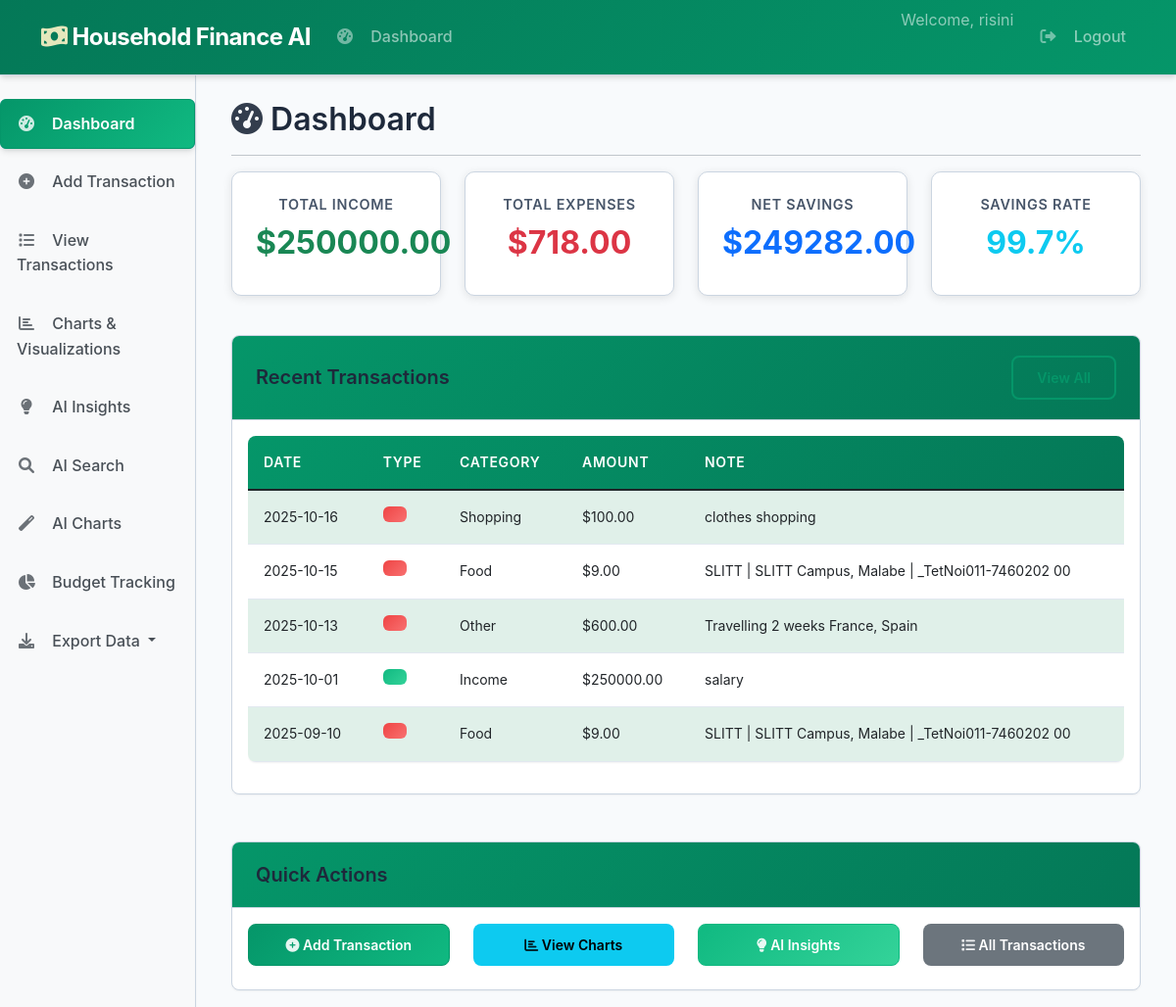
Before: /dashboard (signed in, upper part) with the older database file.
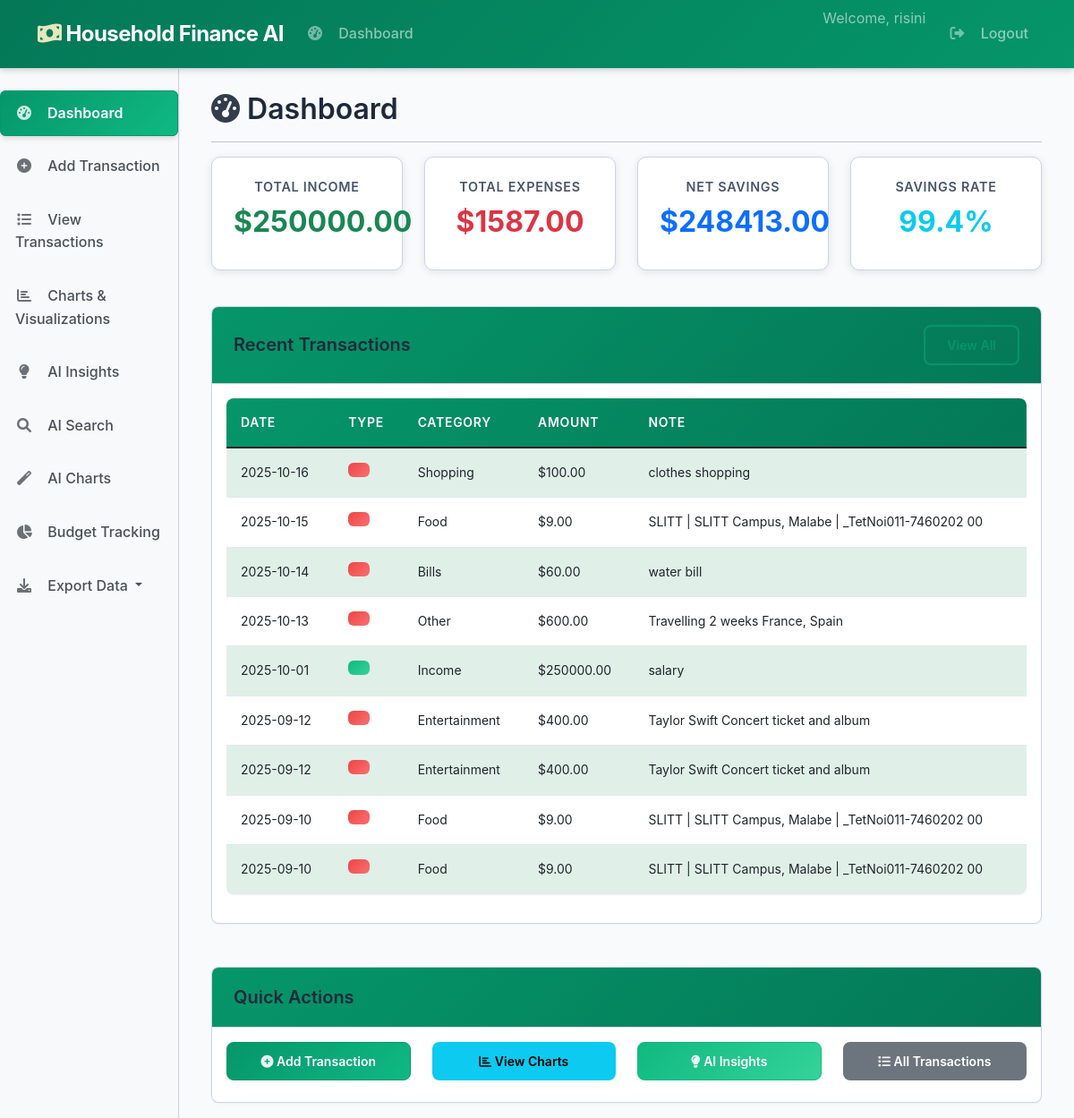
After: the same page with the newer database file.
### core/database.py (models this page shows, shortened)
class Transaction(db.Model):
    __tablename__ = "transactions"
    id = db.Column(db.Integer, primary_key=True)
    user_id = db.Column(db.Integer, db.ForeignKey("users.id"), nullable=False)
    type = db.Column(db.String(20), nullable=False)  # ✅ This should be 'type' not 't_type'
    category = db.Column(db.String(100), nullable=False)
    amount = db.Column(db.Float, nullable=False)
    date = db.Column(db.Date, nullable=False, default=datetime.utcnow)
    note = db.Column(db.Text, nullable=True)
    created_at = db.Column(db.DateTime, default=datetime.utcnow)
    user = db.relationship("User", back_populates="transactions")

### app/routes/transactions.py (the view)
@transactions_bp.route('/')
@transactions_bp.route('/dashboard')
@login_required
def dashboard():
    transactions = collector.get_user_transactions(current_user.id)
    if not transactions:
        return render_template('dashboard.html', title='Dashboard',
                             transactions=[], metrics={}, anomalies=[], summary={},
                             show_welcome=True)
    df = collector.get_transactions_df(current_user.id)
    total_income = df[df['type'].str.lower() == 'income']['amount'].sum()
    total_expense = df[df['type'].str.lower() == 'expense']['amount'].sum()
    savings = total_income - total_expense
    savings_rate = (savings / total_income * 100) if total_income > 0 else 0
    metrics = {
        'total_income': total_income,
        'total_expense': total_expense,
        'savings': savings,
        'savings_rate': savings_rate,
        'transaction_count': len(transactions)
    }
    recent_transactions = sorted(transactions, key=lambda x: x.date, reverse=True)[:10]
    anomalies = collector.detect_anomalies(current_user.id)
    summary = collector.generate_summary(current_user.id, period='week')
    return render_template('dashboard.html',
                         title='Dashboard',
                         metrics=metrics,
                         transactions=recent_transactions,
                         anomalies=anomalies,
                         summary=summary,
                         show_welcome=False)

### agents/data_collector.py (called while the page is built)
    def get_transactions_df(self, user_id):
        transactions = Transaction.query.filter_by(user_id=user_id).all()
        if not transactions:
            return pd.DataFrame()
        data = [{
            "id": t.id,
            "date": t.date,
            "type": t.type,  # CHANGED: t_type → type
            "category": t.category,
            "amount": t.amount,
            "note": t.note
        } for t in transactions]
        df = pd.DataFrame(data)
        if not df.empty and 'date' in df.columns:
            df['date'] = pd.to_datetime(df['date'])
        return df

    def get_user_transactions(self, user_id):
        return Transaction.query.filter_by(user_id=user_id).all()

    def detect_anomalies(self, user_id):
        df = self.get_transactions_df(user_id)
        if df.empty:
            return []
        mean = df['amount'].mean()
        std = df['amount'].std()
        if std > 0:
            anomalies = df[df['amount'] > mean + 2 * std]
            return anomalies.to_dict('records')
        return []

### app/templates/dashboard.html (shortened to what the changed rows need)
{% extends "base.html" %}
{% block content %}
<div class="row">
    <div class="col-12">
        <h2><i class="fas fa-tachometer-alt"></i> Dashboard</h2>
    </div>
</div>
{% if show_welcome %}
<div class="row">
    <div class="col-12">
        <div class="alert alert-info">
            <h4>Welcome to Household Finance AI Platform!</h4>
            <p>Get started by adding your first transaction to see insights and charts.</p>
            <a href="{{ url_for('transactions.add_transaction') }}" class="btn btn-primary">
                <i class="fas fa-plus-circle"></i> Add Your First Transaction
            </a>
        </div>
    </div>
</div>
{% else %}
<div class="row">
    <div class="col-md-3">
        <div class="metric-card text-center">
            <h5>Total Income</h5>
            <h3 class="text-success">${{ "%.2f"|format(metrics.total_income) }}</h3>
        </div>
    </div>
    <div class="col-md-3">
        <div class="metric-card text-center">
            <h5>Total Expenses</h5>
            <h3 class="text-danger">${{ "%.2f"|format(metrics.total_expense) }}</h3>
        </div>
    </div>
    <div class="col-md-3">
        <div class="metric-card text-center">
            <h5>Net Savings</h5>
            <h3 class="text-primary">${{ "%.2f"|format(metrics.savings) }}</h3>
        </div>
    </div>
    <div class="col-md-3">
        <div class="metric-card text-center">
            <h5>Savings Rate</h5>
            <h3 class="text-info">{{ "%.1f"|format(metrics.savings_rate) }}%</h3>
        </div>
    </div>
</div>
<div class="row mt-4">
    <div class="col-12">
        <div class="card">
            <div class="card-header d-flex justify-content-between align-items-center">
                <h5 class="mb-0">Recent Transactions</h5>
                <a href="{{ url_for('transactions.view_transactions') }}" class="btn btn-sm btn-outline-primary">
                </a>
            </div>
            <div class="card-body">
                {% if transactions %}
                <div class="table-responsive">
                    <table class="table table-striped">
                        <thead>
                            <tr>
                                <th>Date</th>
                                <th>Type</th>
                                <th>Category</th>
                                <th>Amount</th>
                                <th>Note</th>
                            </tr>
                        </thead>
                        <tbody>
                            {% for transaction in transactions %}
                            <tr>
                                <td>{{ transaction.date.strftime('%Y-%m-%d') }}</td>
                                <td>
                                    <span class="badge {% if transaction.type == 'income' %}bg-success{% else %}bg-danger{% endif %}">
                                </td>
                                <td>{{ transaction.category }}</td>
                                <td>${{ "%.2f"|format(transaction.amount) }}</td>
                                <td>{{ transaction.note or '-' }}</td>
                            </tr>
                            {% endfor %}
                        </tbody>
                    </table>
                </div>
                {% else %}
                <p class="text-muted">No transactions found.</p>
                {% endif %}
            </div>
        </div>
    </div>
</div>
<div class="row mt-4">
    <div class="col-12">
        <div class="card">
            <div class="card-header">
                <h5 class="mb-0">Quick Actions</h5>
            </div>
            <div class="card-body">
                <div class="row">
                    <div class="col-md-3 mb-2">
                        <a href="{{ url_for('transactions.add_transaction') }}" class="btn btn-primary w-100">
                            <i class="fas fa-plus-circle"></i> Add Transaction
                        </a>
                    </div>
                    <div class="col-md-3 mb-2">
                        <a href="{{ url_for('charts.charts_page') }}" class="btn btn-info w-100">
                            <i class="fas fa-chart-bar"></i> View Charts
                        </a>
                    </div>
                    <div class="col-md-3 mb-2">
                        <a href="{{ url_for('insights.insights_page') }}" class="btn btn-success w-100">
                            <i class="fas fa-lightbulb"></i> AI Insights
                        </a>
                    </div>
                    <div class="col-md-3 mb-2">
                        <a href="{{ url_for('transactions.view_transactions') }}" class="btn btn-secondary w-100">
                            <i class="fas fa-list"></i> All Transactions
                        </a>
                    </div>
                </div>
            </div>
        </div>
    </div>
</div>
{% endif %}
{% endblock %}

Changed rows visible on the page:
added Transaction: amount "60.00"
added Transaction: amount "400.00"
added Transaction: amount "400.00"
added Transaction: amount "9.00"
Other visible differences:
{{ "%.2f"|format(metrics.total_expense) }}: "718.00" → "1587.00"
{{ "%.2f"|format(metrics.savings) }}: "249282.00" → "248413.00"
{{ "%.1f"|format(metrics.savings_rate) }}: "99.7" → "99.4"
